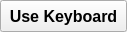
<?xml version="1.0" encoding="UTF-8"?>
<ui version="4.0">
 <class>Form</class>
 <widget class="QWidget" name="Form">
  <property name="geometry">
   <rect>
    <x>0</x>
    <y>0</y>
    <width>127</width>
    <height>32</height>
   </rect>
  </property>
  <property name="windowTitle">
   <string>Keyboard</string>
  </property>
  <layout class="QGridLayout" name="gridLayout">
   <property name="leftMargin">
    <number>0</number>
   </property>
   <property name="topMargin">
    <number>0</number>
   </property>
   <property name="rightMargin">
    <number>0</number>
   </property>
   <property name="bottomMargin">
    <number>0</number>
   </property>
   <property name="spacing">
    <number>0</number>
   </property>
   <item row="1" column="0">
    <widget class="QPushButton" name="btnUse">
     <property name="sizePolicy">
      <sizepolicy hsizetype="MinimumExpanding" vsizetype="MinimumExpanding">
       <horstretch>0</horstretch>
       <verstretch>0</verstretch>
      </sizepolicy>
     </property>
     <property name="font">
      <font>
       <pointsize>12</pointsize>
       <weight>75</weight>
       <bold>true</bold>
      </font>
     </property>
     <property name="text">
      <string>Use Keyboard</string>
     </property>
    </widget>
   </item>
  </layout>
 </widget>
 <resources/>
 <connections/>
</ui>
